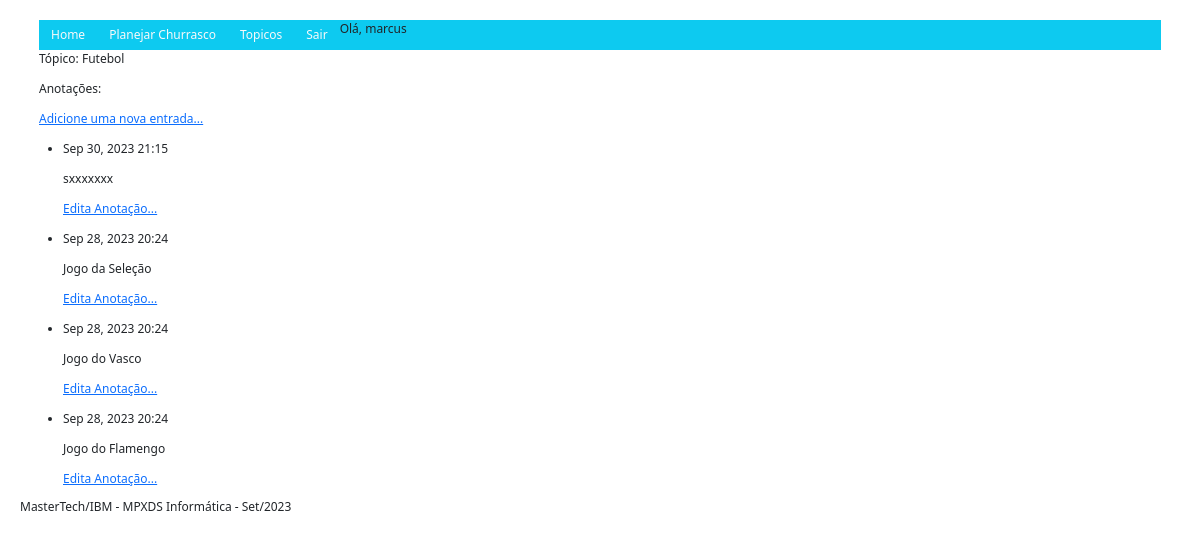
Page /topic/2/ (signed in) on the committed database.
### mp_churrascos/models.py (models this page shows, shortened)
class MpTopic(models.Model):
    text = models.CharField(max_length=200)
    date_added = models.DateTimeField(auto_now_add=True)
    owner = models.ForeignKey(User, on_delete=models.CASCADE)
    class Meta:
        verbose_name_plural = 'MpTopics'
    def __str__(self) -> str:
        return self.text

class MpEntry(models.Model):
    topic = models.ForeignKey(MpTopic, on_delete=models.CASCADE)
    text = models.TextField()
    date_added = models.DateTimeField(auto_now_add=True)
    class Meta:
        verbose_name_plural = 'MpEntries'

### mp_churrascos/views.py (the view)
# urls.py: path('topic/<topic_id>/', views.topic, name='topic'),
@login_required
def topic(request, topic_id):
    topic = MpTopic.objects.get(id = topic_id)
    if topic.owner != request.user:
        raise Http404
    entries = topic.mpentry_set.order_by('-date_added')
    context = { 'topic': topic, 'entries': entries }
    return render(request, 'mp_churrascos/topic.html', context)

### mp_churrascos/templates/mp_churrascos/topic.html (shortened to what this page needs)
{% extends "mp_churrascos/base.html" %}
    {% block content %}
        <p>Tópico: {{ topic }}</p>
        <p>Anotações:</p>
        <p><a href="{% url 'new_entry' topic.id %}">Adicione uma nova entrada...</a></p>
        <ul>
            {% for entry in entries %}
                <li>
                    <p>{{ entry.date_added | date:'M d, Y H:i' }}</p>
                    <p>{{ entry.text | linebreaks }}</p>
                    <p>
                        <a href="{% url 'edit_entry' entry.id %}">Edita Anotação...</a>
                    </p>
                </li>
            {% empty %}
                <li>Empty...</li>
            {% endfor %}
        </ul>
    {% endblock content %}

### mp_churrascos/templates/mp_churrascos/base.html (shortened to what this page needs)
<!DOCTYPE html>
<html lang="pt-br">
<head>
    {% load static %}
	<link rel="stylesheet" href="{% static '/css/styles.css' %}">
    {% load bootstrap5 %}
    {% bootstrap_css %}
</head>
<body>
<div class="container">
    <ul class="nav bg-info">
        <li class="nav-item">
            <a class="nav-link link-light" href="{% url 'index' %}">Home</a>
        </li>
        <li class="nav-item">
            <a class="nav-link link-light" href="{% url 'churrasco' %}">Planejar Churrasco</a>
        </li>
        {% if user.is_authenticated %}
            <li class="nav-item">
                <a class="nav-link link-light" href="{% url 'topics' %}">Topicos</a>
            </li>
            <li class="nav-item">
                <a class="nav-link link-light" href="{% url 'logout' %}">Sair</a>
            </li>
            <li>
                Olá, {{ user.username }}
            </li>
        {% endif %}
    </ul>
    {% block content %}
    {% endblock %}
</div>
</body>
<footer>
    <h6>MasterTech/IBM - MPXDS Informática - Set/2023</h6>
</footer>
</html>

### static/css/styles.css (style rules this page uses)
* { margin: 0; padding: 0; font-size: 12px; }
body { font-family: Arial, sans-serif; margin: 0; padding: 20px; }

### rows in the picture
MpTopic: text "Futebol"
MpEntry: date_added "Sep 30, 2023 21:15", text "sxxxxxxx"
MpEntry: date_added "Sep 28, 2023 20:24", text "Jogo da Seleção"
MpEntry: date_added "Sep 28, 2023 20:24", text "Jogo do Vasco"
MpEntry: date_added "Sep 28, 2023 20:24", text "Jogo do Flamengo"

### other values in the picture
{{ user.username }} "marcus"
